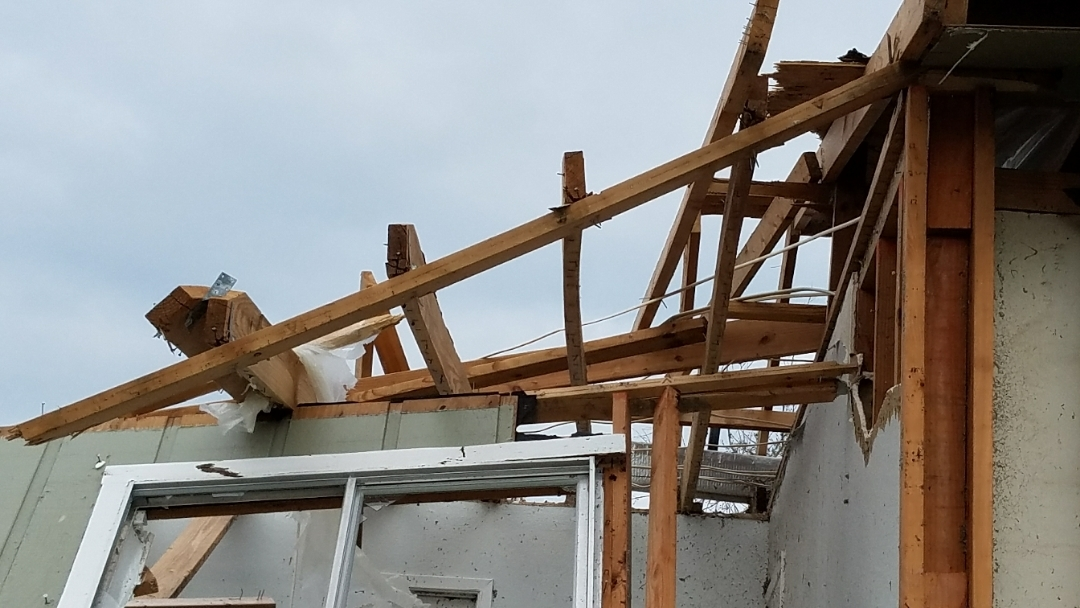
#> input picture image_processing/reduced_image_data/Validation/C4/0e02d300-9f8c-459f-bae4-688959957522.jpg, 1080 x 608 px, given in place of 00972fe0-04d9-48bd-9daa-afd99680116c.jpg, which was not available
$ jupyter execute --allow-errors eda_image_processing.ipynb   (shell and % lines are left out)   (text cells are left out)
#> lines starting #> are read from the running program, lines starting #| are printed output that depends on the picture; pictures that were not available may be replaced by others from this repository, and a replacement may not be noted
[cell 1]
import os
import skimage
from skimage.io import imread, ImageCollection
import numpy as np

import matplotlib.pyplot as plt

[cell 2]
img1 = imread('reduced_image_data/Validation/C0/00972fe0-04d9-48bd-9daa-afd99680116c.jpg')
#> img1 is the input picture: shape (608, 1080, 3); mean R, G, B 138.5, 134.5, 130.1
img2 = imread('reduced_image_data/Validation/C2/00b919db-247e-4467-95f9-480a2ab61f9f.jpg')
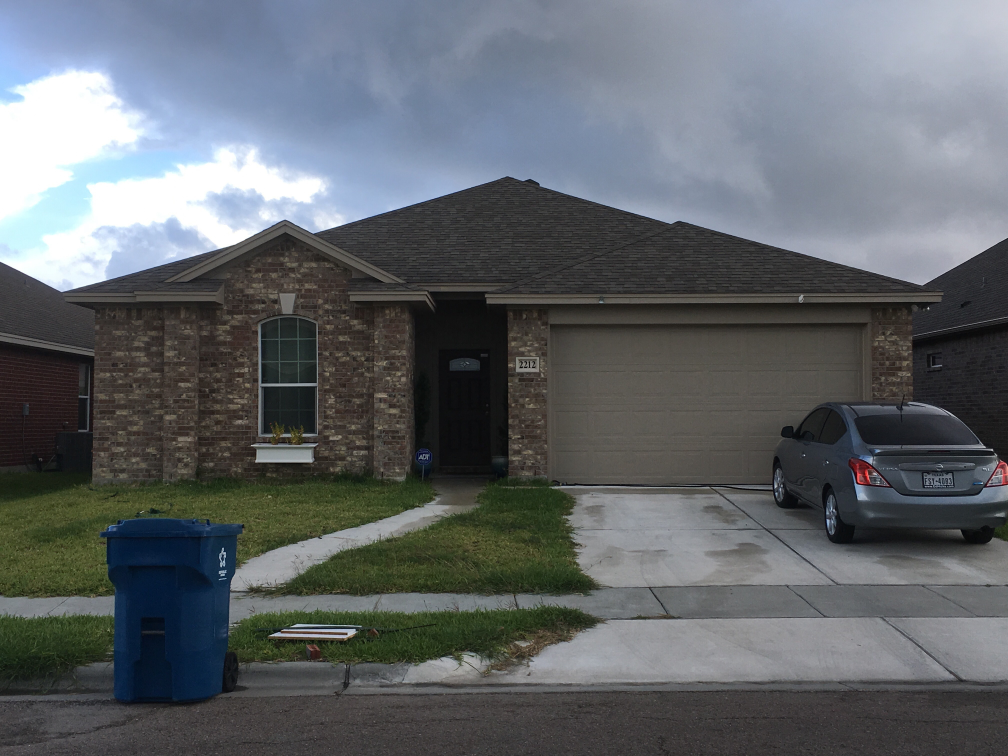
#> input picture image_processing/reduced_image_data/Train/C0/0073a751-e33f-4748-b0e0-12ab9306fe8d.jpg, 4032 x 3024 px, given in place of 00b919db-247e-4467-95f9-480a2ab61f9f.jpg, which was not available (shown at 1/4 size)
#> img2 is the input picture: shape (3024, 4032, 3); mean R, G, B 96.5, 101.2, 105.2
img3 = imread('reduced_image_data/Validation/C4/0e02d300-9f8c-459f-bae4-688959957522.jpg')

[cell 3]
type(img1) # check the data type

[cell 4]
img1.dtype,img2.dtype,img3.dtype # check the data type of the numpy array

[cell 5]
img1.shape,img2.shape,img3.shape # check shapes of images

[cell 6]
img1

[cell 7]
img1.max(),img1.min()  # inspect min and max pixel values
#> Out = (255, 0)

[cell 8]
# plot first images imported
fig,axs = plt.subplots(1,3,figsize=(20,6))
axs[0].imshow(img1)
axs[1].imshow(img2)
axs[2].imshow(img3)
axs[0].set_title('Example Class Low Damage (C0)')
axs[1].set_title('Example Class Medimum Damage (C2)')
axs[2].set_title('Example Class High Damage (C4)');

[cell 9]
from skimage.transform import resize

image_resized = resize(img1, (112,112), anti_aliasing=True)
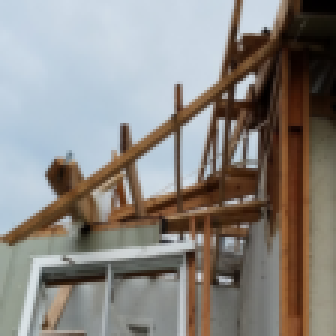
#> image_resized: shape (112, 112, 3) float64 (shown 3 times larger); mean R, G, B 0.543, 0.527, 0.51

[cell 10]
image_resized.dtype

[cell 11]
image_resized.min(), image_resized.max()
#> Out = (0.000341, 0.91)

[cell 12]
image_resized.shape
#> Out = (112, 112, 3)

[cell 13]
fig,axs = plt.subplots(1,2,figsize=(12,6))
axs[0].imshow(img1)
axs[1].imshow(image_resized)
axs[0].set_title('Original Image')
axs[1].set_title('Resized Image');
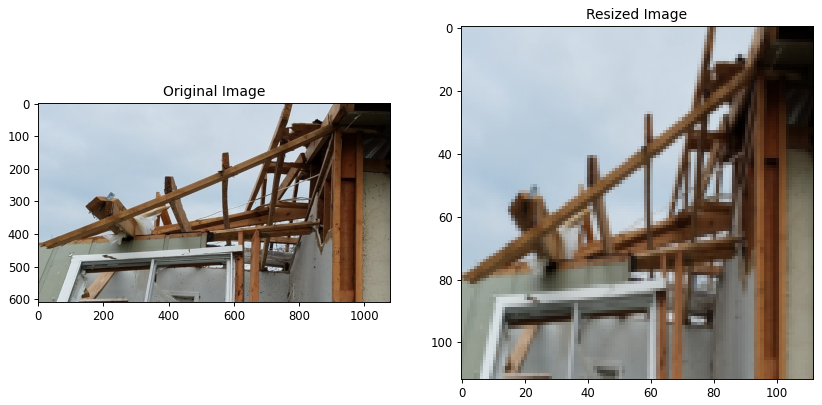
#> figure drawn by matplotlib, 2 panels

[cell 14]
from skimage.color import rgb2gray

image_resized_grayscale = rgb2gray(image_resized)
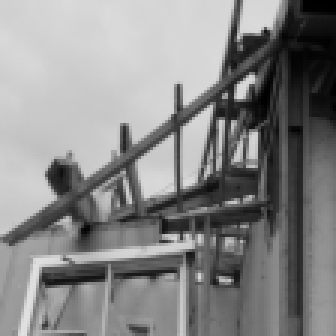
#> image_resized_grayscale: shape (112, 112) float64 (shown 3 times larger); min 0.00089, max 0.884, mean 0.529

fig,axs= plt.subplots(1,3,figsize=(18,6))
axs[0].imshow(img1)
axs[1].imshow(image_resized)
axs[2].imshow(image_resized_grayscale,cmap='gray')
axs[0].set_title('Original Image')
axs[1].set_title('Resized Image')
axs[2].set_title('Resized Grayscale Image');

[cell 15]
# path to data
path_train = 'reduced_image_data/Train/C{}/'
path_test = 'reduced_image_data/Validation/C{}/'

[cell 16]
### get number of images per classes in test and train
classes = np.array([0,2,4])
num_train = [len(os.listdir(path_train.format(i))) for i in classes]
num_test = [len(os.listdir(path_test.format(i))) for i in classes]

[cell 17]
## plot results
fig,ax = plt.subplots(figsize=(8,4))
ax.bar(classes+0.4,num_train,label='train')
ax.bar(classes-0.4,num_test,label='test')
ax.set_xticks(classes)
ax.set_xticklabels(['low','medium','high'])
ax.set_xlabel('Amount of House Damage')
ax.set_ylabel('Frequency')
ax.legend()
ax.set_title('Number of Images in Design Safe Data Set');
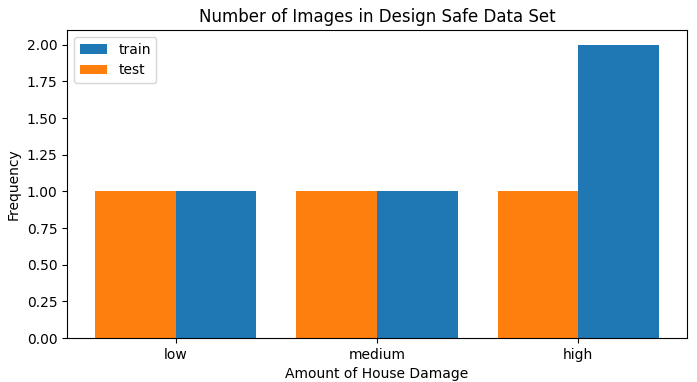
#> figure drawn by matplotlib, 1 panel; tallest bar 2 high, from x = 4 to 4.8

[cell 18]
# import modules
from dask.distributed import Client
from dask import delayed
import dask.array as da

#> (a cell that did not finish here is left out)

[cell 20]
# Functions for reading in and modifying image data

def read_resize(path, size=(224,224)):
    '''
    INPUT:
    path - string with path to image
    size - tuple wiht height and width of specified image

    RETURN:
    numpy array of color image at path specified size
    '''
#> called with size = (224, 224)
    return resize(imread(path),size,anti_aliasing=True)
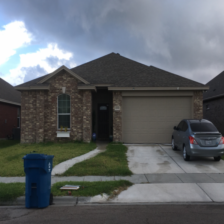
#> returned value: shape (224, 224, 3) float64; mean of channels 0, 1, 2 0.379, 0.397, 0.413; drawn as R, G, B

def read_resize_gray(path, size):
    '''
    INPUT:
    path - string with path to image
    size - tuple wiht height and width of specified image

    RETURN:
    numpy array of gray scaled image at path specified size
    '''
    return rgb2gray(resize(imread(path), size),anti_aliasing=True)

def get_data(path, size=(224,224), gray=False):
    '''
    INPUT:
    path - path to images
    size - tuple wiht height and width of specified image
    gray - if True, image is grayscaled

    RETURN:
    list of dasked delayed objects
    '''
    if gray:
        data = [delayed(read_resize_gray)(path+file,size) for file in os.listdir(path)]
        data = [da.from_delayed(x, shape=size,dtype=np.float32) for x in data]
    else:
        data = [ delayed(read_resize)(path+file,size) for file in os.listdir(path)]
#> data = 1 item
        size = list(size)
        size.append(3)
        size = tuple(size)
        data = [da.from_delayed(x, shape=size,dtype=np.float32) for x in data]
    return data

def get_all_data(path_list_train, path_list_test, classes, size=(224,224),gray=False):
    '''
    INPUT:
    path_list_train - list of paths to images for training data
    path_list_test - list of paths to images for testing data
    size - tuple with height and width of specified image
    gray - if True, image is grayscaled

    RETURN:
    stack of dask arrays for training and testing data, list of labels for training and testing data
    '''

    X_train,X_test,y_train,y_test =  [],[],[],[]
    for path,class_ in zip(path_list_train,classes):
        print(path)
        data = get_data(path,size=size,gray=gray)
        X_train += data
        y_train += len(data)*[class_]
    for path,class_ in zip(path_list_test,classes):
        print(path)
        data = get_data(path,size=size,gray=gray)
        X_test += data
        y_test += len(data)*[class_]
    return da.stack(X_train), da.stack(X_test), y_train, y_test

[cell 21]
classes = [0,2,4]

path_list_train = [path_train.format(class_) for class_ in classes]
path_list_test = [path_test.format(class_) for class_ in classes]

#> (the rest of this cell did not finish here and is left out)

#> (a cell that did not finish here is left out)

#> (a cell that did not finish here is left out)

#> (a cell that did not finish here is left out)

#> (a cell that did not finish here is left out)

#> (a cell that did not finish here is left out)

#> (a cell that did not finish here is left out)

[cell 28]
image_resized_crop = image_resized[20:80,20:80]
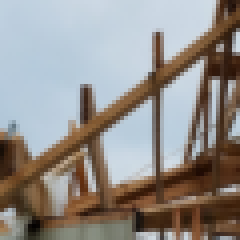
#> image_resized_crop: shape (60, 60, 3) float64 (shown 4 times larger); mean R, G, B 0.578, 0.559, 0.544

fig,ax = plt.subplots(1,2,figsize=(12,6))
ax[0].imshow(image_resized)
ax[1].imshow(image_resized_crop);

[cell 29]
from skimage import data
from skimage import transform
from skimage import img_as_float

# this function creates a tranformation matrix
tform1 = transform.EuclideanTransform(
   rotation=0,             # 0 degree rotation
   translation = (20, 20)  # translate image by 20 pixels in x and y directions
   )

tform2 = transform.EuclideanTransform(
   rotation=np.pi / 12.,
   translation = (20, 20)
   )

print(tform1)

# apply tranformation
img = img_as_float(image_resized)
tf_img1 = transform.warp(img, tform1.inverse)
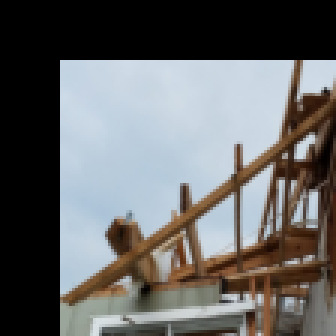
#> tf_img1: shape (112, 112, 3) float64 (shown 3 times larger); mean R, G, B 0.403, 0.403, 0.403
tf_img2 = transform.warp(img, tform2.inverse)
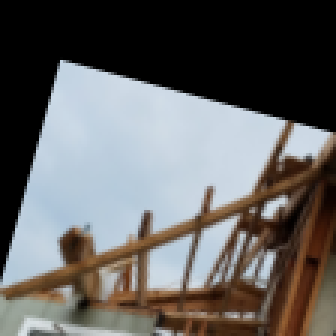
#> tf_img2: shape (112, 112, 3) float64 (shown 3 times larger); mean R, G, B 0.395, 0.391, 0.387

#plot tranformation
fig,ax = plt.subplots(1,3,figsize=(20,6))
ax[0].imshow(image_resized)
ax[1].imshow(tf_img1)
ax[2].imshow(tf_img2)
ax[0].set_title('Original Image')
ax[1].set_title('Translated Image')
ax[2].set_title('Translated and Rotated Image');

[cell 30]
from skimage import filters

sobel_image_resized = filters.sobel(image_resized)
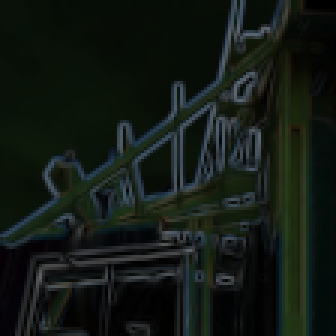
#> sobel_image_resized: shape (112, 112, 3) float64 (shown 3 times larger); mean R, G, B 0.0753, 0.103, 0.0819

fig,ax=plt.subplots(1,2,figsize=(12,6))
ax[0].imshow(image_resized)
ax[1].imshow(sobel_image_resized);
